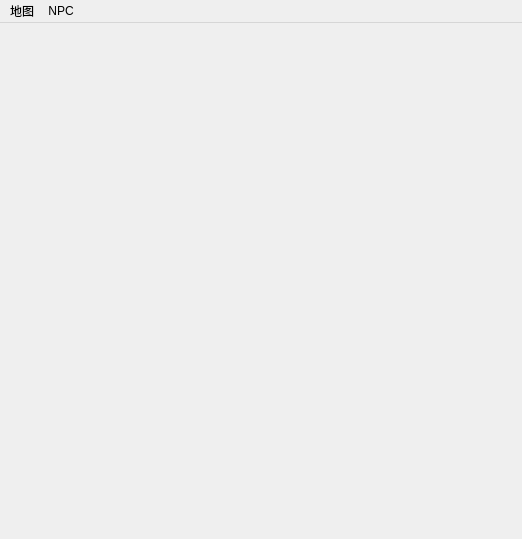
<?xml version="1.0" encoding="UTF-8"?>
<ui version="4.0">
 <class>GameMapView</class>
 <widget class="QMainWindow" name="GameMapView">
  <property name="geometry">
   <rect>
    <x>0</x>
    <y>0</y>
    <width>522</width>
    <height>539</height>
   </rect>
  </property>
  <property name="sizePolicy">
   <sizepolicy hsizetype="Expanding" vsizetype="Expanding">
    <horstretch>0</horstretch>
    <verstretch>0</verstretch>
   </sizepolicy>
  </property>
  <property name="windowTitle">
   <string>柏林哈特大陆</string>
  </property>
  <widget class="QWidget" name="centralwidget">
   <layout class="QVBoxLayout" name="verticalLayout"/>
  </widget>
  <widget class="QMenuBar" name="menubar">
   <property name="geometry">
    <rect>
     <x>0</x>
     <y>0</y>
     <width>522</width>
     <height>21</height>
    </rect>
   </property>
   <widget class="QMenu" name="menu">
    <property name="title">
     <string>地图</string>
    </property>
    <widget class="QMenu" name="menu_2">
     <property name="title">
      <string>比例</string>
     </property>
     <addaction name="action200"/>
     <addaction name="action100"/>
     <addaction name="action80"/>
     <addaction name="action50"/>
    </widget>
    <addaction name="menu_2"/>
   </widget>
   <widget class="QMenu" name="menuNPC">
    <property name="title">
     <string>NPC</string>
    </property>
    <addaction name="action_F"/>
    <addaction name="separator"/>
   </widget>
   <addaction name="menu"/>
   <addaction name="menuNPC"/>
  </widget>
  <action name="action200">
   <property name="text">
    <string>200%</string>
   </property>
  </action>
  <action name="action100">
   <property name="text">
    <string>100%</string>
   </property>
  </action>
  <action name="action80">
   <property name="text">
    <string>80%</string>
   </property>
  </action>
  <action name="action50">
   <property name="text">
    <string>50%</string>
   </property>
  </action>
  <action name="action_F">
   <property name="text">
    <string>自动寻路(&amp;F)...</string>
   </property>
  </action>
 </widget>
 <resources/>
 <connections/>
</ui>
